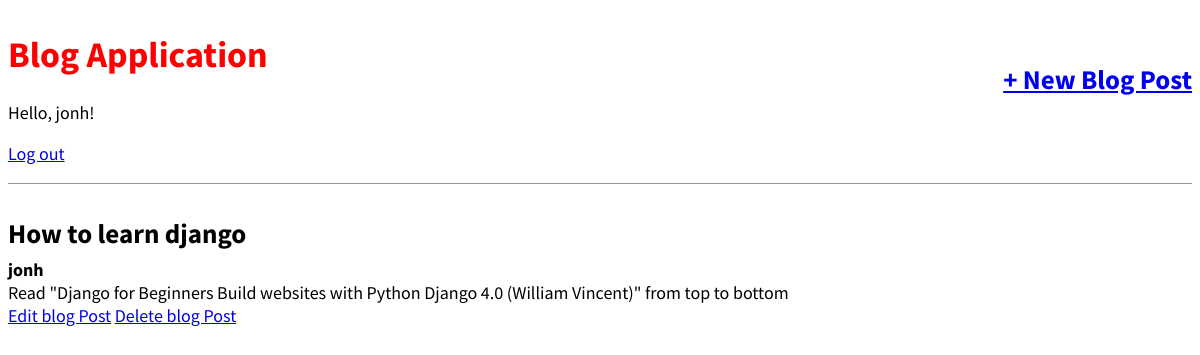
The app's page /post/1/ (signed in) with its own data.
### blog/models.py (models this page shows, shortened)
class Post(models.Model):
    title = models.CharField(max_length=200)
    author = models.ForeignKey(
        "auth.user",
        on_delete=models.CASCADE,
    )
    body = models.TextField()

### blog/views.py (the view)
# urls.py: path("post/<int:pk>/", BLogDetailsView.as_view(), name="post_detail"),
class BLogDetailsView(DetailView):
    model = Post
    template_name = "post_detail.html"

### templates/post_detail.html (shortened to what this page needs)
{% extends 'base.html' %}
{% block content %}
<div class="post-entry">
    <h2>{{ post.title }}</h2>
    <span class="post-author">{{ post.author }}</span>
    <p class="post-body">{{ post.body }}</p>
    <div>
        <a href="{% url 'post_edit' post.pk %}">Edit blog Post</a>
        <a href="{% url 'post_delete' post.pk %}">Delete blog Post</a>
    </div>
</div>
{% endblock content %}

### templates/base.html (shortened to what this page needs)
{% load static %}
<!DOCTYPE html>
<html lang="en">
<head>
    <link rel="stylesheet" href="{% static 'css/base.css' %}" />
</head>
<body>
    <header>
        <div class="nav-left">
            <h1>
                <a href="{% url 'home' %}">
                    Blog Application
                </a>
            </h1>
            {% if user.is_authenticated %}
            <p>Hello, {{ user.username }}!</p>
            <p><a href="{% url 'logout' %}">Log out</a></p>
            {% else %}
            <p>You're not logged</p>
            <p><a href="{% url 'login' %}">Log In</a></p>
            <p><a href="{% url 'signup' %}">Sign Up</a></p>
            {% endif %}
        </div>
        <div class="nav-right">
            <h2>
                <a href="{% url 'post_new' %}">+ New Blog Post</a>
            </h2>
        </div>
    </header>
    <div>
        {% block content %}
        {% endblock content %}
    </div>
</body>
</html>

### static/css/base.css (style rules this page uses)
body { font-family: 'Source Sans Pro', sans-serif; font-size: 18px; }
header { border-bottom: 1px solid #999; margin-bottom: 2rem; display: flex; }
header h1 a { color: red; text-decoration: none; }
.nav-left { margin-right: auto; }
.nav-right { display: flex; padding-top: 2rem; }
.post-entry { margin-bottom: 2rem; }
.post-entry h2 { margin: 0.5rem 0; }
.post-entry p { margin: 0; font-weight: 400; }
.post-author { font-weight: bold; }
.post-body { margin-top: 2em; }

### records on screen
Post: title "How to learn django", author "jonh", body "Read \"Django for Beginners Build websites with Python Django 4.0 (William Vincent)\" from top to bottom"

### other values on screen
{{ user.username }} "jonh"
